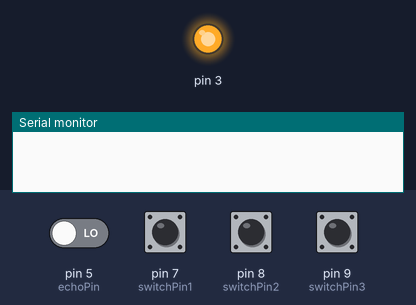
A sketch run on a simulated Arduino Uno, built with avr-gcc and run on an emulated ATmega328P. On the bench: output pins drawn as LEDs (lit = HIGH), the last lines printed to the serial monitor. Dashed ring = blinking. The inputs (shaded band) are chosen by the test bench; at power-on: pin 7 (switchPin1) HIGH, pin 5 (echoPin), pin 8 (switchPin2), pin 9 (switchPin3) LOW. Pins used as bus, display or sensor lines are not drawn.

Above: at 0.9 s.
At 2.9 s:
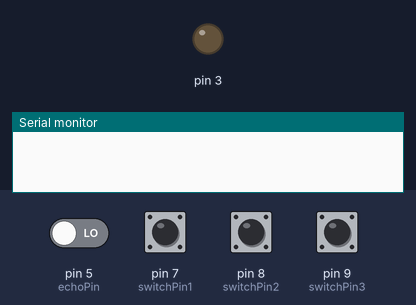
At 4.2 s:
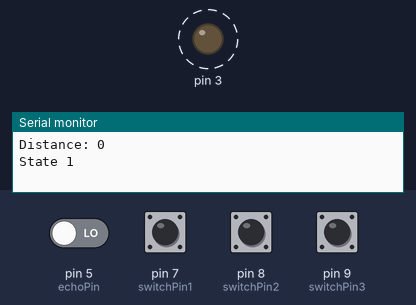
4.3 s: pin 8 (switchPin2) pulled HIGH for 1 s
7.8 s: pin 9 (switchPin3) pulled HIGH for 1 s
Timing chart, 0 to 17.3 s (numbered marks = the images above; inputs shaded):
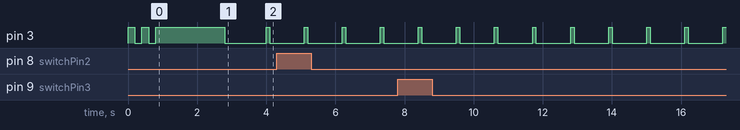

Measured:
- by itself, pin 3: alternates HIGH for 0.10 s and LOW for 1.0 s

The sketch:

main.ino
```cpp
const int trigPin = 4;
const int echoPin = 5;
const int state_1_distance = 20; //Choose your distances here in cm
const int state_2_distance = 60;
const int state_3_distance = 600;
const int switchPin1 = 7;
const int switchPin2 = 8;
const int switchPin3 = 9;
long duration;
int distance;

void pulse_generator(int frequency, int waittime, int runtime); // Create a custom pulse of your design
int get_state(); // Get state from the switches
void state_is_one(int distance); // Function for when switch is at 1m
void state_is_two(int distance); // Function for when switch is at 2m
void state_is_three(int distance); // Function for when switch is at 3m
void pick_state(int got_state); // Allows the board to switch control to different states

void setup() {
  // put your setup code here, to run once:
  Serial.begin(9600);
  pinMode(3, OUTPUT);
  pinMode(trigPin, OUTPUT);
  pinMode(echoPin, INPUT);
  pinMode(switchPin1, INPUT);
  pinMode(switchPin2, INPUT);
  pinMode(switchPin3, INPUT);

  // A basic sequence to indicate circuit is initialised:
  pulse_generator(1,200,200);
  pulse_generator(1,200,200);
  pulse_generator(1,200,2000);
}

void loop() {
  // put your main code here, to run repeatedly:
  digitalWrite(trigPin, LOW);
  delayMicroseconds(2);
  digitalWrite(trigPin, HIGH);
  delayMicroseconds(10);
  duration = pulseIn(echoPin, HIGH);
  distance = duration * 0.034/2;
  Serial.print("Distance: ");
  Serial.println(distance);

  int got_state = get_state(); // gets a state value from switch (1,2,3)
  pick_state(got_state); // based on the state value, sets the program into the appropriate state
}
```

algorithm_setup.ino
```cpp
void pulse_generator(int frequency, int waittime, int runtime){
/*
* This function will generate a function of required frequency
* NOTE: In this case, frequency = number of pulses
* Usage:
* Give it the frequency as first parameter
* Vibration motor "off" time, i.e, how much should the circuit wait between pulses(waittime)
* Vibration motor "on" time, i.e, for how long should we keep the motor on (runtime)
* Multiply by 1000 for seconds. e.g: for 1 second of pulse use 1000 as value.
*/
  for(int i = 0; i < frequency; i++){
    digitalWrite(3, HIGH);
    delay(runtime);
    digitalWrite(3, LOW);
    delay(waittime);
  }
}

int get_state(){
/*
* This function should use the output from our switch to assign
* a numerical value to the state
*/
  //Switches input here:
  int buttonState1 = digitalRead(switchPin1);
  int buttonState2 = digitalRead(switchPin2);
  int buttonState3 = digitalRead(switchPin3);
  if(buttonState2){
    return 2;
  }
  else if(buttonState3){
    return 3;
  }
  else return 1; //default state is always 1m
}

void pick_state(int got_state){
/*
* The previous function got us a numeric value (1,2,3)
* This function uses that numeric value to assign a state to the device
* for the states, see distance_states.ino
*/
  if(got_state == 1){
    Serial.print("State 1 \n");
    state_is_one(distance);
  }
  else if (got_state == 2) {
    Serial.print("State two \n");
    state_is_two(distance);
  }
  else if (got_state == 3) {
    Serial.print("State three \n");
    state_is_three(distance);
  }
}
```

distance_states.ino
```cpp
void state_is_one(int distance){
/*
* This function is for when switch is at 1m
* sends a pulse with waittime that reduces with time
* ignores other distances
*/
  if(distance <= state_1_distance){
    pulse_generator(1,distance*10,100);
  }
}

void state_is_two(int distance){
/*
* This function is for when switch is at 2m
* sends a two-pulse sequence, with time between two sequences a function of distance
* if distances is less than 1m, it shifts control to 1m state
* Automatically goes back to 2m state if distances is > 1m.
* Ignores 3m.
*/
  if(distance <= state_1_distance){
    state_is_one(distance);
  }
  else if(distance < state_2_distance){
    pulse_generator(2,100,100);
    delay(distance*10);
  }
}

void state_is_three(int distance){
/*
* This function is for when switch is at 3m
* sends a three-pulse sequence, with time between two sequences a function of distance
* if distances is less than 1m, it shifts control to 1m state.
* if distances is less than 2m, it shifts control to 2m state.
* Automatically goes back to 3m state if distances is > 2m.
*/
  if(distance <= state_1_distance){
    state_is_one(distance);
  }
  else if(distance <= state_2_distance && distance > state_1_distance){
    state_is_two(distance);
  }
  else if(distance < state_3_distance){
    pulse_generator(3,100,100);
    delay(distance*10);
  }
}
```
